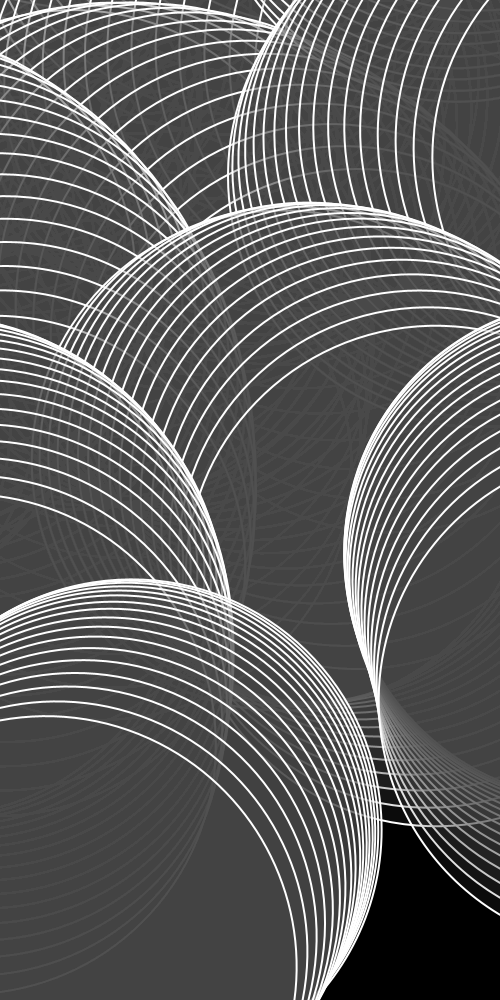
Frame 1 (no input)
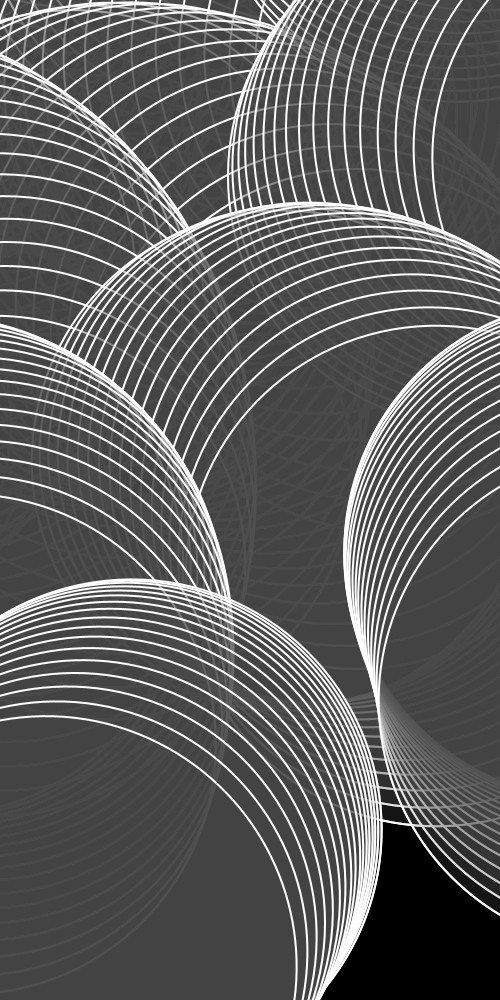
Frame 2 (the mouse pressed at the canvas centre, redrawn once)

The Processing sketch that drew these frames (run headless with seeded random() and noise(); the mouse was pressed at the canvas centre and the sketch redrawn once):

// Processing sketch: processing_32308
// ── processing_32308.pde

int circle = 30;
    
void setup(){
  size(500, 1000);
  ellipseMode(CENTER);
  stroke(255);
  fill(73,70,70,40);
  smooth();
  background(0);
  strokeWeight(2);
}
   
void draw(){

  noLoop();
  for(int y = 0;y <= height;y = y + circle){
        
      
   
    for(int x = 0; x <= width; x = x +circle){
     ellipse(x, y, 500,500);
     rotate(PI/80);
    }
  }
}
